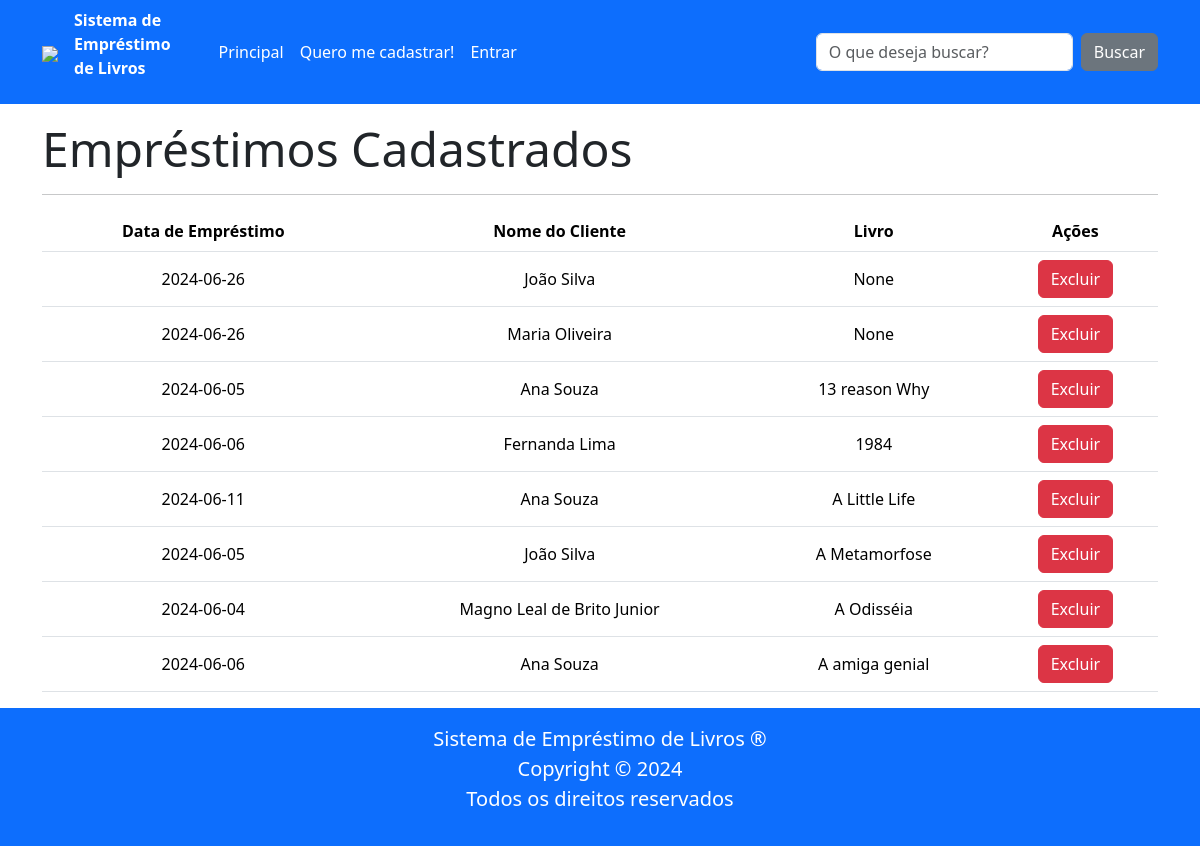
The page /emprestimos on the database its author committed.
### tables this page shows
CREATE TABLE emprestimo (
    id INTEGER PRIMARY KEY AUTOINCREMENT,
    cliente_id INTEGER NOT NULL,
    data_emprestimo DATE NOT NULL,
    FOREIGN KEY (cliente_id) REFERENCES cliente (id)
);

CREATE TABLE cliente (
        id INTEGER PRIMARY KEY AUTOINCREMENT,
        nome TEXT NOT NULL,
        cpf TEXT NOT NULL UNIQUE,
        data_nascimento DATE NOT NULL,
        endereco TEXT NOT NULL,
        telefone TEXT NOT NULL UNIQUE,
        email TEXT NOT NULL UNIQUE,
        senha TEXT NOT NULL,
        admin INTEGER NOT NULL DEFAULT 0,
        token TEXT);

CREATE TABLE livro (
        id INTEGER PRIMARY KEY AUTOINCREMENT,
        nome TEXT NOT NULL,
        autor TEXT NOT NULL,
        descricao TEXT NOT NULL,
        isbn TEXT NOT NULL,
        emprestado BOOLEAN NOT NULL

        );

### routes/main_routes.py (the view)
@router.get("/emprestimos")
async def get_emprestimos(request: Request):
    lista_emprestimos = EmprestimoRepo.obter_todos()
    lista_livros = LivroRepo.obter_todos()
    lista_clientes = ClienteRepo.obter_todos()
    lista_emprestimos_livro = EmprestimoLivroRepo.obter_todos()
    lista_final = []
    for emprestimo in lista_emprestimos:
        cliente = ClienteRepo.obter_um(emprestimo.cliente_id)
        nome = cliente.nome
        print("----------> CLIENTE NOME", nome)
        livro_selecionado = None
        for elivro in lista_emprestimos_livro:
            if emprestimo.id == elivro.id:
                for livro in lista_livros:
                    if livro.id == elivro.emprestimo_id:
                        livro_selecionado = livro.nome
        lista_final.append([emprestimo.data_emprestimo,nome,livro_selecionado, emprestimo.id])
    print(lista_final)
    return templates.TemplateResponse(
        "emprestimos.html",
        {"request": request,
        "lista_final":lista_final
        },
    )

### templates/emprestimos.html (shortened to what this page needs)
{% extends "base.html" %}
{% block conteudo %}
<h1 class="display-5"><b>Empréstimos Cadastrados</b></h1>
<hr>
<table class="table">
    <thead>
        <tr>
            <th>Data de Empréstimo</th>
            <th>Nome do Cliente</th>
            <th>Livro</th>
            <th>Ações</th>
        </tr>
    </thead>
    <tbody>
        {% for emprestimo in lista_final %}
        <tr>
            <td>{{ emprestimo[0] }}</td>
            <td>{{ emprestimo[1] }}</td>
            <td>{{ emprestimo[2] }}</td>
            <td>
                <form action="/excluir_emprestimo/{{emprestimo[3]}}" method="get">
                    <button type="submit" class="btn btn-danger">Excluir</button>
                </form>
            </td>
        </tr>
        {% endfor %}
    </tbody>
</table>
{% endblock %}

### templates/base.html (shortened to what this page needs)
<!DOCTYPE html>
<html lang="pt-br">
<head>
    <link rel="stylesheet" href="/static/lib/bootstrap/bootstrap.min.css">
    <link rel="stylesheet" href="/static/lib/bootstrap-icons/font/bootstrap-icons.min.css">
    <link rel="stylesheet" href="/static/css/estilos.css">
</head>
<body class="d-flex flex-column min-vh-100">
    {%- set cliente = request.state.cliente -%}
    {% include "header.html" %}
    <main class="container mt-3">
        {% block conteudo %}{% endblock %}
    </main>
    {% include "footer.html" %}
</body>
</html>

### templates/header.html (shortened to what this page needs)
<nav class="navbar navbar-expand-lg text-white bg-primary">
    <div class="container ">
        <a class="navbar-brand" href="/">
            <img src="/static/img/logo.png" style="height: 100px;">
        </a>
        <p style="font-weight: bold; margin-right: 40px; ">Sistema de <br>
            Empréstimo <br>
            de Livros</p>
        {% set pagina_atual = request.url.path %}
        <div class="collapse navbar-collapse" id="menuPrincipal">
            {% if cliente.admin == True -%}
            <ul class="navbar-nav me-auto mb-2 mb-lg-0 text-white">
                <li class="nav-item">
                    <a class="nav-link {{ 'active' if pagina_atual == '/' }} text-white" href="/">Principal</a>
                </li>
                <li  class="nav-item">
                    <a class="nav-link {{ 'active' if pagina_atual == '/' }} text-white" href="/cadastrar_livro">Cadastrar Livro</a>
                </li>
                <li  class="nav-item">
                    <a class="nav-link {{ 'active' if pagina_atual == '/' }} text-white" href="/emprestar">Emprestar</a>
                </li>
                <li  class="nav-item">
                    <a class="nav-link {{ 'active' if pagina_atual == '/' }} text-white" href="/emprestimos">Emprestimos</a>
                </li>
                <li class="nav-item dropdown">
                    <a class="nav-link dropdown-toggle text-white" href="#" role="button" data-bs-toggle="dropdown">
                        Olá, <b>Bibliotecário</b>!
                    </a>
                    <ul class="dropdown-menu">
                        <li><a class="dropdown-item  {{ 'active' if pagina_atual == '/cliente/dados' }} text-secondary" href="/cliente/dados">Dados Pessoais</a></li>
                        <li><a class="dropdown-item  {{ 'active' if pagina_atual == '/cliente/senha' }} text-secondary" href="/cliente/senha">Alterar Senha</a></li>
                        <li>
                            <hr class="dropdown-divider">
                        </li>
                        <li><a class="dropdown-item text-primary" href="/cliente/sair">Sair</a></li>
                    </ul>
                </li>
                <!-- <li class="nav-item">
                    <a class="nav-link {{ 'active' if pagina_atual == '/carrinho' }}" href="/cliente/carrinho">
                        <i class="bi bi-cart-fill"></i>
                    </a>
                </li> -->
            </ul>
            {%- else: -%}
            <ul class="navbar-nav me-auto mb-2 mb-lg-0">
                <li class="nav-item">
                    <a class="nav-link {{ 'active' if pagina_atual == '/' }} text-white" href="/">Principal</a>
                </li>
                {% if not cliente or not cliente.nome -%}
                <li class="nav-item">
                    <a class="nav-link {{ 'active' if pagina_atual == '/cadastro' }} text-white" href="/cadastro">Quero me cadastrar!</a>
                </li>
                <li class="nav-item">
                    <a class="nav-link {{ 'active' if pagina_atual == '/entrar' }} text-white" href="/entrar">Entrar</a>
                </li>
                {%- endif -%}
            </ul>
            {%- endif -%}
            <form class="d-flex" role="search" action="/buscar" method="get">
                <input class="form-control me-2" type="search" placeholder="O que deseja buscar?" name="q">
                <button class="btn btn-secondary" type="submit">Buscar</button>
            </form>
        </div>
    </div>
</nav>

### templates/message.html (shortened to what this page needs)
{% if not message_success: %}
{%- set message_success = request.cookies.get("message_success") -%}
{% endif %}
{% if not message_warning: %}
{%- set message_warning = request.cookies.get("message_warning") -%}
{% endif %}
{% if not message_danger: %}
{%- set message_danger = request.cookies.get("message_danger") -%}
{% endif %}

### templates/footer.html
<footer class="bg-primary text-white text-center p-3 mt-auto">
    <p class="lead mb-0">Sistema de Empréstimo de Livros &reg;</p>
    <p class="lead mb-0">Copyright &copy; 2024</p>
    <p class="lead">Todos os direitos reservados</p>
</footer>

### static/css/estilos.css (style rules this page uses)
.table td, .table th { vertical-align: middle; text-align: center; white-space: nowrap; }

### rows shown on the page
emprestimo: data_emprestimo "2024-06-26"
cliente: nome "João Silva" "João Silva"
emprestimo: data_emprestimo "2024-06-26"
cliente: nome "Maria Oliveira"
emprestimo: data_emprestimo "2024-06-05"
cliente: nome "Ana Souza" "Ana Souza" "Ana Souza"
livro: nome "13 reason Why"
emprestimo: data_emprestimo "2024-06-06"
cliente: nome "Fernanda Lima"
livro: nome "1984"
emprestimo: data_emprestimo "2024-06-11"
livro: nome "A Little Life"
emprestimo: data_emprestimo "2024-06-05"
livro: nome "A Metamorfose"
emprestimo: data_emprestimo "2024-06-04"
cliente: nome "Magno Leal de Brito Junior"
livro: nome "A Odisséia"
emprestimo: data_emprestimo "2024-06-06"
livro: nome "A amiga genial"

### other values the page prints
{{ emprestimo[2] }} "None" "None"
